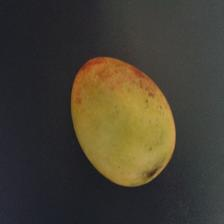
#> input picture deteksimangga/leaf_identifier/dataset/matang/143.jpg, 224 x 224 px; its folder holds only this picture in this run
$ python extract_features.py
#> lines starting #> are read from the running program, lines starting #| are printed output that depends on the picture; after the words box and inside, x2 and y2 are one past the last pixel; in counts of white or black regions, pixels touching at a corner belong together
### deteksimangga/leaf_identifier/image_processor.py
"""
Image Processor Module
Modul untuk memproses gambar mangga: resize, segmentasi K-Means,
ekstraksi RGB, dan ekstraksi HSV dengan masking untuk isolasi area buah
"""

import cv2
import numpy as np
from sklearn.cluster import KMeans


# [17 lines left out: function load_image, not called in this run]


def create_kmeans_mask(image, k=2):
    """
    Membuat mask menggunakan K-Means Clustering untuk memisahkan buah mangga dari background

    K-Means Clustering adalah algoritma unsupervised learning yang mengelompokkan
    pixel berdasarkan kesamaan warna. Dengan k=2, kita membagi gambar menjadi 2 cluster:
    - Cluster 1: Area buah mangga (foreground)
    - Cluster 2: Background

    Parameters:
    -----------
    image : numpy.ndarray
        Gambar input dalam format BGR (OpenCV)
    k : int
        Jumlah cluster untuk K-Means (default: 2)

    Returns:
    --------
    tuple : (mask, masked_image, clustered_image)
        mask : numpy.ndarray - Binary mask (0 atau 255) untuk area buah
        masked_image : numpy.ndarray - Gambar dengan mask applied (untuk preview)
        clustered_image : numpy.ndarray - Hasil clustering (untuk visualisasi)
    """
    # Resize gambar untuk mempercepat K-Means (max 800px pada sisi terpanjang)
    original_shape = image.shape
    max_dim = 800
    height, width = image.shape[:2]
    if max(height, width) > max_dim:
        scale = max_dim / max(height, width)
        new_width = int(width * scale)
        new_height = int(height * scale)
        resized = cv2.resize(image, (new_width, new_height), interpolation=cv2.INTER_AREA)
    else:
        resized = image

    # Reshape gambar dari (height, width, 3) menjadi (height*width, 3)
    # Setiap pixel menjadi satu data point dengan 3 fitur (B, G, R)
    pixel_values = resized.reshape((-1, 3))
    pixel_values = np.float32(pixel_values)

    # [5 lines of commented-out code are left out]
    kmeans = KMeans(n_clusters=k, random_state=42, n_init=10, max_iter=300)
    labels = kmeans.fit_predict(pixel_values)

    # Konversi cluster centers ke uint8 (0-255)
    # Konversi cluster centers ke uint8 untuk representasi warna
    centers = kmeans.cluster_centers_
    centers = np.uint8(centers)

    # Ganti setiap pixel dengan warna cluster center-nya
    # labels adalah array 1D, gunakan untuk indexing centers
    # Flatten labels untuk indexing yang benar
    segmented_image = centers[labels]

    # Reshape kembali ke dimensi gambar resized
    clustered_image = segmented_image.reshape(resized.shape)

    # Tentukan cluster mana yang merupakan buah mangga
    # Asumsi: Buah mangga memiliki intensitas warna lebih tinggi dari background
    # Hitung rata-rata intensitas setiap cluster
    cluster_intensities = [np.mean(centers[i].astype(np.float32)) for i in range(k)]

    # Cluster dengan intensitas lebih tinggi dianggap sebagai buah
    fruit_cluster = np.argmax(cluster_intensities)

    # Buat binary mask: 255 untuk buah, 0 untuk background (pada resized image)
    mask_resized = np.zeros(resized.shape[:2], dtype=np.uint8)
    mask_resized[labels.reshape(resized.shape[:2]) == fruit_cluster] = 255

    # Apply morphological operations untuk menghilangkan noise
    # Closing: Menghilangkan lubang kecil di dalam objek
    # Opening: Menghilangkan noise kecil di luar objek
    kernel = np.ones((5, 5), np.uint8)
    mask_resized = cv2.morphologyEx(mask_resized, cv2.MORPH_CLOSE, kernel)
    mask_resized = cv2.morphologyEx(mask_resized, cv2.MORPH_OPEN, kernel)

    # Upscale mask kembali ke ukuran original
    mask = cv2.resize(mask_resized, (original_shape[1], original_shape[0]), interpolation=cv2.INTER_NEAREST)

    # Upscale clustered_image kembali ke ukuran original
    clustered_image = cv2.resize(clustered_image, (original_shape[1], original_shape[0]), interpolation=cv2.INTER_NEAREST)

    # Buat masked image untuk preview
    # bitwise_and: Operasi AND antara gambar dan mask
    # Pixel dengan mask=0 akan menjadi hitam, mask=255 tetap asli
    masked_image = cv2.bitwise_and(image, image, mask=mask)

    return mask, masked_image, clustered_image


def resize_image(image, target_width=400):
    """
    Resize gambar dengan mempertahankan aspect ratio

    Parameters:
    -----------
    image : numpy.ndarray
        Gambar input dalam format BGR (OpenCV)
    target_width : int
        Lebar target untuk resize (default: 400)

    Returns:
    --------
    numpy.ndarray : Gambar yang sudah diresize
    """
    height, width = image.shape[:2]
    aspect_ratio = height / width
    target_height = int(target_width * aspect_ratio)

    resized = cv2.resize(image, (target_width, target_height), interpolation=cv2.INTER_AREA)
    return resized


def extract_rgb_features(image, mask):
    """
    Ekstraksi fitur RGB dari gambar
    Menghitung rata-rata nilai Red, Green, Blue HANYA dari area buah mangga (berdasarkan mask)

    Parameters:
    -----------
    image : numpy.ndarray
        Gambar input dalam format BGR (OpenCV)
    mask : numpy.ndarray
        Binary mask untuk area buah (hasil dari K-Means)

    Returns:
    --------
    dict : Dictionary berisi mean_red, mean_green, mean_blue, pixel_count
           Jika buah tidak terdeteksi, return None
    """
    # Hitung jumlah pixel buah (pixel dengan mask=255)
    pixel_count = np.count_nonzero(mask)

    # Jika tidak ada pixel buah terdeteksi
    if pixel_count == 0:
        print("⚠️  Tidak ada area buah terdeteksi!")
        return None

    # Ekstrak pixel buah saja menggunakan mask
    # mask > 0 menghasilkan boolean array
    # image[mask > 0] mengambil hanya pixel dengan mask=255
    fruit_pixels = image[mask > 0]

    # OpenCV menggunakan format BGR, bukan RGB
    # Channel 0 = Blue, Channel 1 = Green, Channel 2 = Red
    mean_blue = np.mean(fruit_pixels[:, 0])
    mean_green = np.mean(fruit_pixels[:, 1])
    mean_red = np.mean(fruit_pixels[:, 2])

    return {
        'mean_red': round(mean_red, 2),
        'mean_green': round(mean_green, 2),
        'mean_blue': round(mean_blue, 2),
        'pixel_count': pixel_count
    }


def extract_hsv_features(image, mask):
    """
    Ekstraksi fitur HSV dari gambar
    Menghitung rata-rata nilai Hue, Saturation, Value HANYA dari area buah mangga

    HSV Color Space:
    - Hue (H): Warna dasar (0-179 di OpenCV, 0-360 derajat di teori)
      * 0-30: Merah-Oranye
      * 30-60: Kuning-Hijau
      * 60-120: Hijau
    - Saturation (S): Intensitas warna (0-255)
      * 0: Abu-abu (tidak berwarna)
      * 255: Warna murni
    - Value (V): Kecerahan (0-255)
      * 0: Hitam
      * 255: Terang

    Parameters:
    -----------
    image : numpy.ndarray
        Gambar input dalam format BGR (OpenCV)
    mask : numpy.ndarray
        Binary mask untuk area buah

    Returns:
    --------
    dict : Dictionary berisi mean_hue, mean_saturation, mean_value
           Jika buah tidak terdeteksi, return None
    """
    # Hitung jumlah pixel buah
    pixel_count = np.count_nonzero(mask)

    if pixel_count == 0:
        print("⚠️  Tidak ada area buah terdeteksi!")
        return None

    # Konversi BGR ke HSV
    # cv2.cvtColor: Fungsi OpenCV untuk konversi color space
    # COLOR_BGR2HSV: Konversi dari BGR (format OpenCV) ke HSV
    hsv_image = cv2.cvtColor(image, cv2.COLOR_BGR2HSV)

    # Ekstrak pixel buah saja menggunakan mask
    fruit_pixels_hsv = hsv_image[mask > 0]

    # Hitung rata-rata setiap channel HSV
    # Channel 0 = Hue (0-179)
    # Channel 1 = Saturation (0-255)
    # Channel 2 = Value (0-255)
    mean_hue = np.mean(fruit_pixels_hsv[:, 0])
    mean_saturation = np.mean(fruit_pixels_hsv[:, 1])
    mean_value = np.mean(fruit_pixels_hsv[:, 2])

    return {
        'mean_hue': round(mean_hue, 2),
        'mean_saturation': round(mean_saturation, 2),
        'mean_value': round(mean_value, 2)
    }


# [31 lines left out: function get_bounding_box, not called in this run]

### deteksimangga/leaf_identifier/extract_features.py
"""
Script 1: Feature Extraction
Script untuk ekstraksi fitur RGB dan HSV dari dataset mangga (matang/mentah)
Menampilkan summary table di terminal dengan kolom: Filename, R, G, B, H, S, V
"""

import os
import cv2
import numpy as np
from .image_processor import create_kmeans_mask, resize_image, extract_rgb_features, extract_hsv_features


def extract_features_from_dataset(dataset_path):
    """
    Ekstraksi fitur dari semua gambar dalam dataset

    Parameters:
    -----------
    dataset_path : str
        Path ke folder dataset (contoh: 'dataset/matang' atau 'dataset/mentah')

    Returns:
    --------
    list : List of dictionaries berisi fitur setiap gambar
    """
    features_list = []

    # Cek apakah folder dataset ada
    if not os.path.exists(dataset_path):
        print(f"❌ Folder {dataset_path} tidak ditemukan!")
        return features_list

    # Ambil semua file gambar (jpg, jpeg, png)
    image_files = [f for f in os.listdir(dataset_path)
                   if f.lower().endswith(('.jpg', '.jpeg', '.png'))]

    if len(image_files) == 0:
        print(f"⚠️  Tidak ada gambar ditemukan di {dataset_path}")
        return features_list

    print(f"\n📂 Memproses {len(image_files)} gambar dari {dataset_path}...")
    print("=" * 80)

    for idx, filename in enumerate(image_files, 1):
        filepath = os.path.join(dataset_path, filename)

        # Baca gambar
        image = cv2.imread(filepath)

        if image is None:
            print(f"⚠️  Gagal membaca: {filename}")
            continue

        # Resize untuk konsistensi
        image = resize_image(image, target_width=400)

        # Segmentasi menggunakan K-Means
        mask, masked_image, clustered_image = create_kmeans_mask(image, k=2)

        # Ekstraksi fitur RGB
        rgb_features = extract_rgb_features(image, mask)

        # Ekstraksi fitur HSV
        hsv_features = extract_hsv_features(image, mask)

        # Jika ekstraksi gagal (tidak ada buah terdeteksi)
        if rgb_features is None or hsv_features is None:
            print(f"⚠️  [{idx}/{len(image_files)}] {filename} - Buah tidak terdeteksi")
            continue

        # Gabungkan semua fitur
        features = {
            'filename': filename,
            'R': rgb_features['mean_red'],
            'G': rgb_features['mean_green'],
            'B': rgb_features['mean_blue'],
            'H': hsv_features['mean_hue'],
            'S': hsv_features['mean_saturation'],
            'V': hsv_features['mean_value'],
            'pixel_count': rgb_features['pixel_count']
        }

        features_list.append(features)

        # Progress indicator
        print(f"✓ [{idx}/{len(image_files)}] {filename}")

    return features_list


def display_summary_table(features_list, category_name):
    """
    Menampilkan summary table di terminal

    Parameters:
    -----------
    features_list : list
        List of dictionaries berisi fitur gambar
    category_name : str
        Nama kategori (MATANG atau MENTAH)
    """
    if len(features_list) == 0:
        print(f"\n❌ Tidak ada data untuk ditampilkan dari kategori {category_name}")
        return

    print(f"\n{'=' * 100}")
    print(f"📊 SUMMARY TABLE - {category_name.upper()}")
    print(f"{'=' * 100}")

    # Header tabel
    header = f"{'Filename':<30} {'R':>8} {'G':>8} {'B':>8} {'H':>8} {'S':>8} {'V':>8} {'Pixels':>10}"
    print(header)
    print("-" * 100)

    # Data rows
    for features in features_list:
        row = (f"{features['filename']:<30} "
               f"{features['R']:>8.2f} "
               f"{features['G']:>8.2f} "
               f"{features['B']:>8.2f} "
               f"{features['H']:>8.2f} "
               f"{features['S']:>8.2f} "
               f"{features['V']:>8.2f} "
               f"{features['pixel_count']:>10}")
        print(row)

    print("-" * 100)

    # Statistik rata-rata
    avg_r = np.mean([f['R'] for f in features_list])
    avg_g = np.mean([f['G'] for f in features_list])
    avg_b = np.mean([f['B'] for f in features_list])
    avg_h = np.mean([f['H'] for f in features_list])
    avg_s = np.mean([f['S'] for f in features_list])
    avg_v = np.mean([f['V'] for f in features_list])

    avg_row = (f"{'RATA-RATA':<30} "
               f"{avg_r:>8.2f} "
               f"{avg_g:>8.2f} "
               f"{avg_b:>8.2f} "
               f"{avg_h:>8.2f} "
               f"{avg_s:>8.2f} "
               f"{avg_v:>8.2f} "
               f"{'-':>10}")
    print(avg_row)
    print("=" * 100)

    # Analisis untuk threshold
    print(f"\n💡 ANALISIS UNTUK THRESHOLD:")
    print(f"   • Rata-rata Hue (H): {avg_h:.2f}")
    print(f"   • Rata-rata Red/Green Ratio: {avg_r/avg_g:.2f}")
    print(f"   • Jumlah sampel: {len(features_list)}")


def main():
    """
    Main function untuk menjalankan ekstraksi fitur
    """
    print("\n" + "=" * 100)
    print("🥭 MANGO RIPENESS DETECTION - FEATURE EXTRACTION")
    print("=" * 100)

    # Path ke dataset
    base_path = os.path.join(os.path.dirname(__file__), 'dataset')
    matang_path = os.path.join(base_path, 'matang')
    mentah_path = os.path.join(base_path, 'mentah')

    # Ekstraksi fitur dari kategori MATANG
    print("\n🔍 Memproses kategori: MATANG")
    matang_features = extract_features_from_dataset(matang_path)
#> in extract_features_from_dataset, image is the input picture: shape (224, 224, 3); mean B, G, R 49.9, 63, 68.8
#> in create_kmeans_mask, `clustered_image = segmented_image.reshape(resized.shape)`:
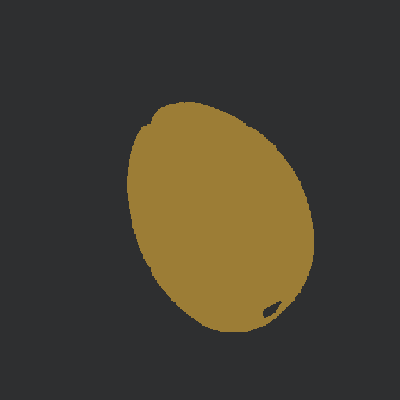
#> clustered_image: shape (400, 400, 3); mean B, G, R 49.2, 62.7, 68.2
#> in create_kmeans_mask, `mask = cv2.resize(mask_resized, (original_shape[1], original_shape[0])..`:
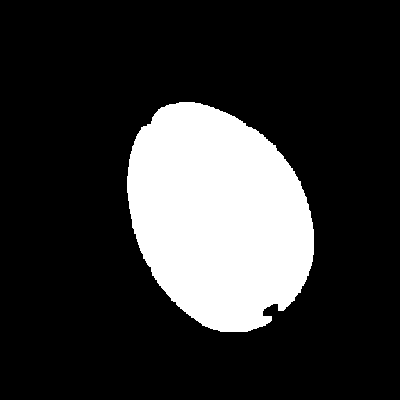
#> mask_resized: shape (400, 400); 20.1% white; 1 white region, box (x1, y1, x2, y2) and area: (127, 102, 314, 332) 32209
#> in create_kmeans_mask, `masked_image = cv2.bitwise_and(image, image, mask=mask)`:
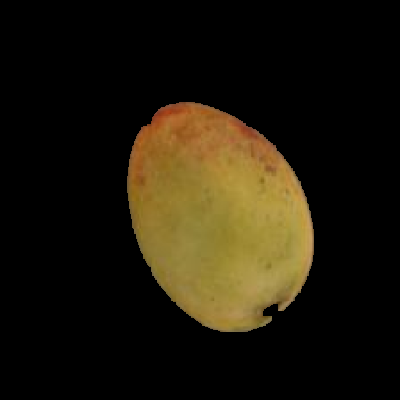
#> masked_image: shape (400, 400, 3); mean B, G, R 11, 25.3, 31.6
#> in extract_rgb_features, `pixel_count = np.count_nonzero(mask)`: pixel_count = 32209
#> in extract_rgb_features, `mean_blue = np.mean(fruit_pixels[:, 0])`: mean_blue = 54.52
#> in extract_rgb_features, `mean_green = np.mean(fruit_pixels[:, 1])`: mean_green = 125.8
#> in extract_rgb_features, `mean_red = np.mean(fruit_pixels[:, 2])`: mean_red = 157
#> in extract_features_from_dataset, `rgb_features = extract_rgb_features(image, mask)`: rgb_features = {'mean_red': 157, 'mean_green': 125.8, 'mean_blue': 54.52, 'pixel_count': 32209}
#> in extract_hsv_features, `pixel_count = np.count_nonzero(mask)`: pixel_count = 32209
#> in extract_hsv_features, `hsv_image = cv2.cvtColor(image, cv2.COLOR_BGR2HSV)`: hsv_image: shape (400, 400, 3); mean H, S, V 76.1, 58.7, 72.2
#> in extract_hsv_features, `mean_hue = np.mean(fruit_pixels_hsv[:, 0])`: mean_hue = 21.02
#> in extract_hsv_features, `mean_saturation = np.mean(fruit_pixels_hsv[:, 1])`: mean_saturation = 166.6
#> in extract_hsv_features, `mean_value = np.mean(fruit_pixels_hsv[:, 2])`: mean_value = 157
#> in extract_features_from_dataset, `hsv_features = extract_hsv_features(image, mask)`: hsv_features = {'mean_hue': 21.02, 'mean_saturation': 166.6, 'mean_value': 157}
#> in extract_features_from_dataset, `features = { 'filename': filename, 'R': rgb_features['mean_red'], 'G':..`: features = {'filename': '143.jpg', 'R': 157, 'G': 125.8, 'B': 54.52, 'H': 21.02, 'S': 166.6, 'V': 157, 'pixel_count': 32209}
#> matang_features = 1 item
    display_summary_table(matang_features, "MATANG")
#> the loop in display_summary_table, `for features in features_list:` made 1 pass
#| 143.jpg                          156.97   125.79    54.52    21.02   166.55   156.97      32209
#> in display_summary_table, `avg_r = np.mean([f['R'] for f in features_list])`: avg_r = 157
#> in display_summary_table, `avg_g = np.mean([f['G'] for f in features_list])`: avg_g = 125.8
#> in display_summary_table, `avg_b = np.mean([f['B'] for f in features_list])`: avg_b = 54.52
#> in display_summary_table, `avg_h = np.mean([f['H'] for f in features_list])`: avg_h = 21.02
#> in display_summary_table, `avg_s = np.mean([f['S'] for f in features_list])`: avg_s = 166.6
#> in display_summary_table, `avg_v = np.mean([f['V'] for f in features_list])`: avg_v = 157
#| RATA-RATA                        156.97   125.79    54.52    21.02   166.55   156.97          -
#|    • Rata-rata Hue (H): 21.02
#|    • Rata-rata Red/Green Ratio: 1.25
#|    • Jumlah sampel: 1

    # Ekstraksi fitur dari kategori MENTAH
    print("\n🔍 Memproses kategori: MENTAH")
    mentah_features = extract_features_from_dataset(mentah_path)
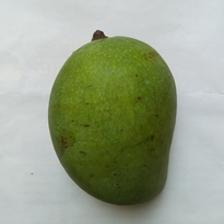
#> input picture deteksimangga/leaf_identifier/dataset/mentah/mentah (1).jpg, 224 x 224 px
#> in extract_features_from_dataset, image is the input picture: shape (224, 224, 3); mean B, G, R 139.1, 162.5, 153.5
#> call 2 of create_kmeans_mask, with k = 2
#> in create_kmeans_mask (call 2), `clustered_image = segmented_image.reshape(resized.shape)`:
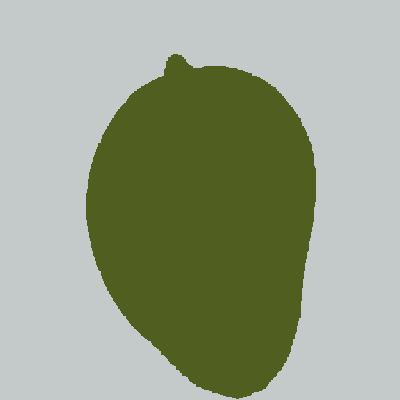
#> clustered_image: shape (400, 400, 3); mean B, G, R 138.4, 162, 153.3
#> in create_kmeans_mask (call 2), `mask = cv2.resize(mask_resized, (original_shape[1], original_shape[0])..`:
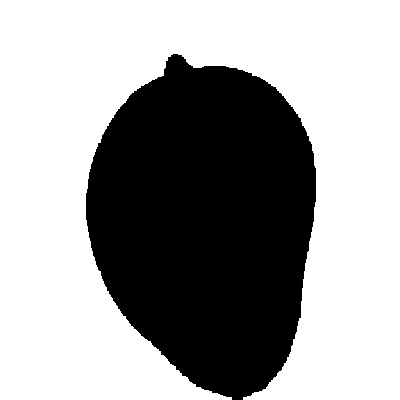
#> mask_resized: shape (400, 400); 63.2% white; 1 black region, box (x1, y1, x2, y2) and area: (86, 54, 316, 400) 58911
#> in create_kmeans_mask (call 2), `masked_image = cv2.bitwise_and(image, image, mask=mask)`:
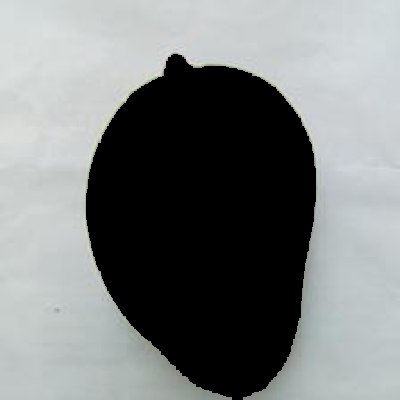
#> masked_image: shape (400, 400, 3); mean B, G, R 127.3, 127.4, 123.9
#> in extract_features_from_dataset (call 2), `rgb_features = extract_rgb_features(image, mask)`: rgb_features = {'mean_red': 196.1, 'mean_green': 201.6, 'mean_blue': 201.4, 'pixel_count': 101089}
#> in extract_hsv_features (call 2), `hsv_image = cv2.cvtColor(image, cv2.COLOR_BGR2HSV)`: hsv_image: shape (400, 400, 3); mean H, S, V 69.1, 69, 163.2
#> in extract_features_from_dataset (call 2), `hsv_features = extract_hsv_features(image, mask)`: hsv_features = {'mean_hue': 87.83, 'mean_saturation': 8.81, 'mean_value': 202.6}
#> in extract_features_from_dataset (call 2), `features = { 'filename': filename, 'R': rgb_features['mean_red'], 'G':..`: features = {'filename': 'mentah (1).jpg', 'R': 196.1, 'G': 201.6, 'B': 201.4, 'H': 87.83, 'S': 8.81, 'V': 202.6, 'pixel_count': 101089}
#> mentah_features = 1 item
    display_summary_table(mentah_features, "MENTAH")
#> the loop in display_summary_table (call 2), `for features in features_list:` made 1 pass
#| mentah (1).jpg                   196.10   201.57   201.43    87.83     8.81   202.63     101089
#| RATA-RATA                        196.10   201.57   201.43    87.83     8.81   202.63          -
#|    • Rata-rata Hue (H): 87.83
#|    • Rata-rata Red/Green Ratio: 0.97
#|    • Jumlah sampel: 1

    # Rekomendasi threshold berdasarkan data
    if len(matang_features) > 0 and len(mentah_features) > 0:
        matang_avg_h = np.mean([f['H'] for f in matang_features])
#> matang_avg_h = 21.02
        mentah_avg_h = np.mean([f['H'] for f in mentah_features])
#> mentah_avg_h = 87.83

        matang_avg_r = np.mean([f['R'] for f in matang_features])
#> matang_avg_r = 157
        matang_avg_g = np.mean([f['G'] for f in matang_features])
#> matang_avg_g = 125.8
        mentah_avg_r = np.mean([f['R'] for f in mentah_features])
#> mentah_avg_r = 196.1
        mentah_avg_g = np.mean([f['G'] for f in mentah_features])
#> mentah_avg_g = 201.6

        matang_rg_ratio = matang_avg_r / matang_avg_g
#> matang_rg_ratio = 1.25
        mentah_rg_ratio = mentah_avg_r / mentah_avg_g
#> mentah_rg_ratio = 0.973

        # Threshold berada di tengah-tengah rata-rata kedua kategori
        recommended_hue = (matang_avg_h + mentah_avg_h) / 2
#> recommended_hue = 54.42
        recommended_rg_ratio = (matang_rg_ratio + mentah_rg_ratio) / 2
#> recommended_rg_ratio = 1.11

        print("\n" + "=" * 100)
        print("🎯 REKOMENDASI THRESHOLD:")
        print("=" * 100)
        print(f"   Hue Threshold: {recommended_hue:.2f}")
#|    Hue Threshold: 54.42
        print(f"   Red/Green Ratio Threshold: {recommended_rg_ratio:.2f}")
#|    Red/Green Ratio Threshold: 1.11
        print(f"\n   Logika Klasifikasi:")
        print(f"   • MATANG jika: Hue > {recommended_hue:.2f} DAN Red/Green Ratio > {recommended_rg_ratio:.2f}")
#|    • MATANG jika: Hue > 54.42 DAN Red/Green Ratio > 1.11
        print(f"   • MENTAH jika: Kondisi di atas tidak terpenuhi")
        print("=" * 100)

    print("\n✅ Ekstraksi fitur selesai!\n")


if __name__ == "__main__":
    main()
